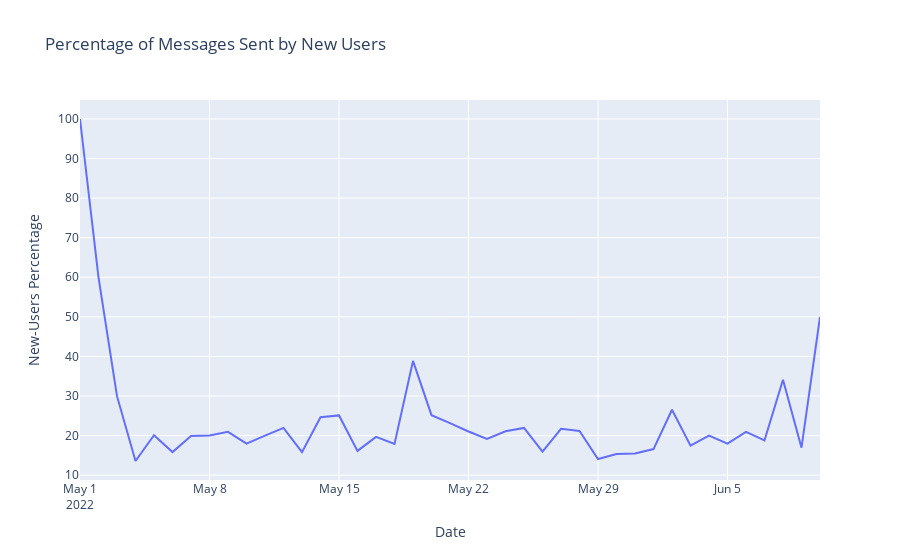

This figure's notebook cell:
### Markdown cell above
### Task 1 (Data manipulation / Visualization)
Download the file: https://drive.google.com/file/d/1R_M3xI3b_BqAN_xWLqJDneg273X_sok5/view?usp=sharing

In `message_data.csv` there's two columns, one corresponds to the unique id of someone sending a message and the other one to when they sent it.

Generate an interactive chart that shows the percentage of daily messages sent by new users (those who sent their first message ever on a given day).

### Code cell
import pandas as pd
import plotly.express as px

# Reads/Converts Excel sheet to pandas dataframe
df = pd.read_csv('Task_1/message_data.csv')
df['message_time'] = pd.to_datetime(df['message_time'], format='ISO8601')

# Lists first post made by user
new_users = df.groupby(df['message_time'].dt.date)['author_id'].nunique()

# List total messages sent each day
total_messages = df.groupby(df['message_time'].dt.date)['message_id'].count()

# Rounded percentage of new users each day
percentage_new_users = (new_users / total_messages) * 100

# Generates intereactive chart using plotly module
chart_data = pd.DataFrame({'Date': percentage_new_users.index, 'Percentage': percentage_new_users.values})
fig = px.line(chart_data, x='Date', y='Percentage', title='Percentage of Messages Sent by New Users')
fig.update_xaxes(title='Date')
fig.update_yaxes(title='New-Users Percentage')
fig.show()

### Figure 1 — Plotly figure (JSON) as saved in the notebook; plotly's stock layout.template omitted (floating-point values rounded to 4 significant figures)
{"data": [{"hovertemplate": "Date=%{x}<br>Percentage=%{y}<extra></extra>", "legendgroup": "", "line": {"color": "#636efa", "dash": "solid"}, "marker": {"symbol": "circle"}, "mode": "lines", "name": "", "orientation": "v", "showlegend": false, "type": "scatter", "x": ["2022-05-01", "2022-05-02", "2022-05-03", "2022-05-04", "2022-05-05", "2022-05-06", "2022-05-07", "2022-05-08", "2022-05-09", "2022-05-10", "2022-05-11", "2022-05-12", "2022-05-13", "2022-05-14", "2022-05-15", "2022-05-16", "2022-05-17", "2022-05-18", "2022-05-19", "2022-05-20", "2022-05-21", "2022-05-22", "2022-05-23", "2022-05-24", "2022-05-25", "2022-05-26", "2022-05-27", "2022-05-28", "2022-05-29", "2022-05-30", "2022-05-31", "2022-06-01", "2022-06-02", "2022-06-03", "2022-06-04", "2022-06-05", "2022-06-06", "2022-06-07", "2022-06-08", "2022-06-09", "2022-06-10"], "xaxis": "x", "y": [100, 60, 29.96, 13.58, 20.07, 15.83, 19.92, 20.03, 20.94, 17.98, 20, 21.94, 15.82, 24.64, 25.09, 16.13, 19.66, 17.89, 38.86, 25.16, 23.13, 21.03, 19.16, 21.08, 21.94, 15.92, 21.7, 21.17, 14.08, 15.35, 15.49, 16.59, 26.53, 17.44, 19.98, 17.99, 20.93, 18.8, 34.12, 16.95, 50], "yaxis": "y"}], "layout": {"legend": {"tracegroupgap": 0}, "title": {"text": "Percentage of Messages Sent by New Users"}, "xaxis": {"anchor": "y", "domain": [0, 1], "title": {"text": "Date"}}, "yaxis": {"anchor": "x", "domain": [0, 1], "title": {"text": "New-Users Percentage"}}}}
